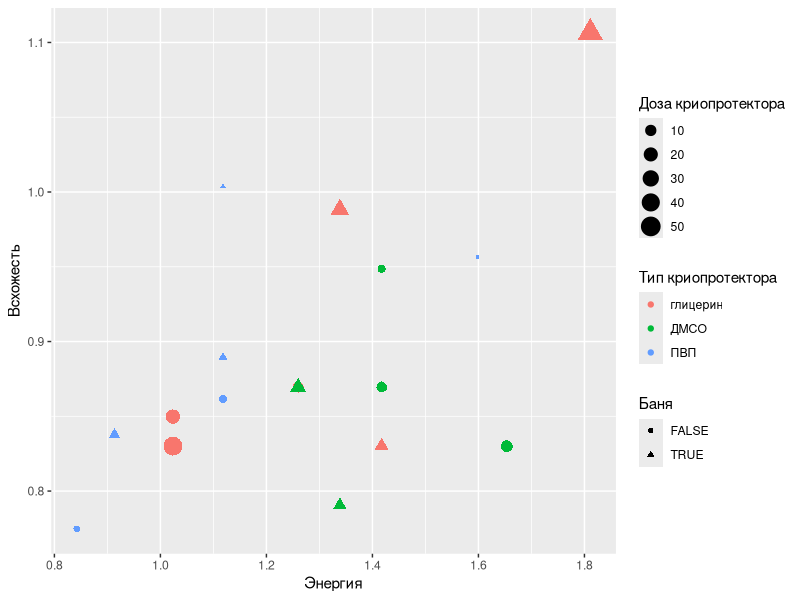
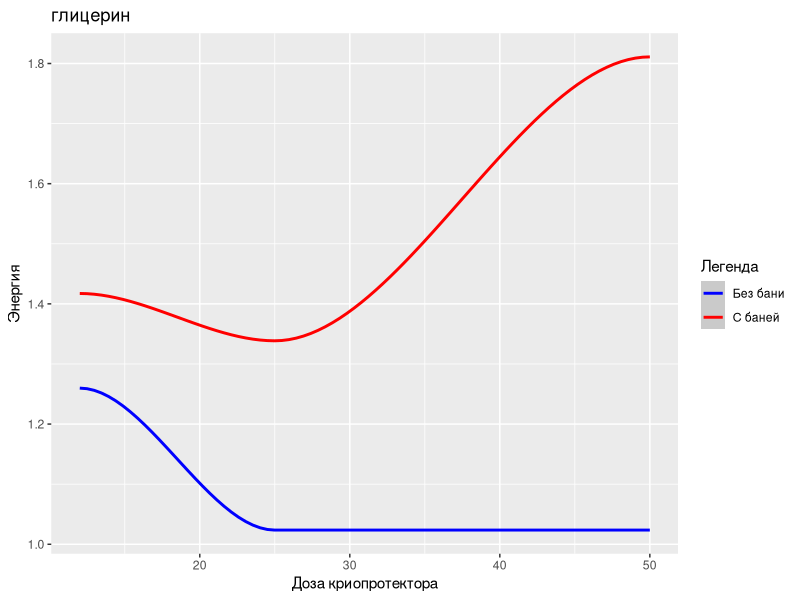
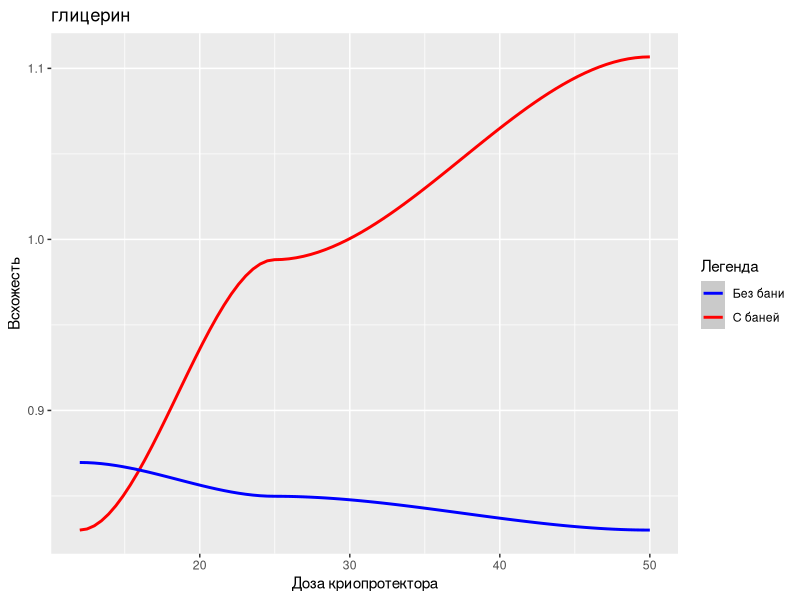
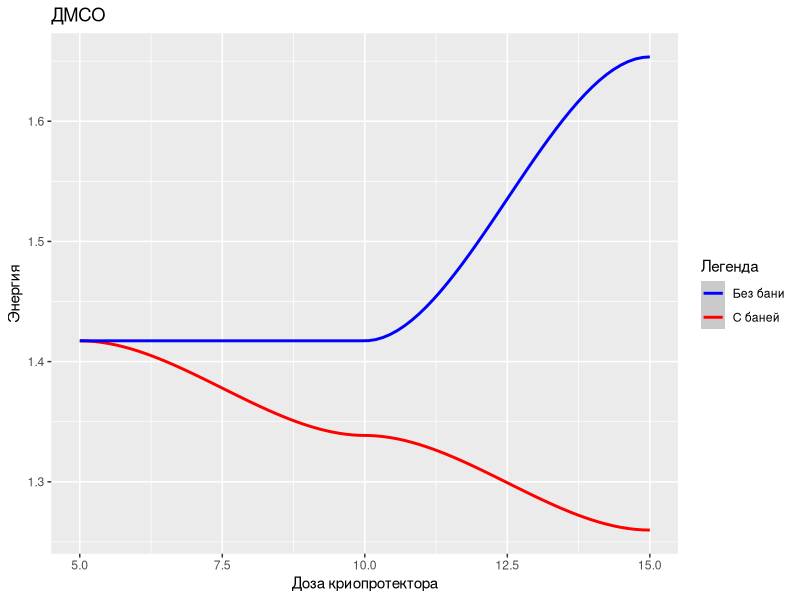
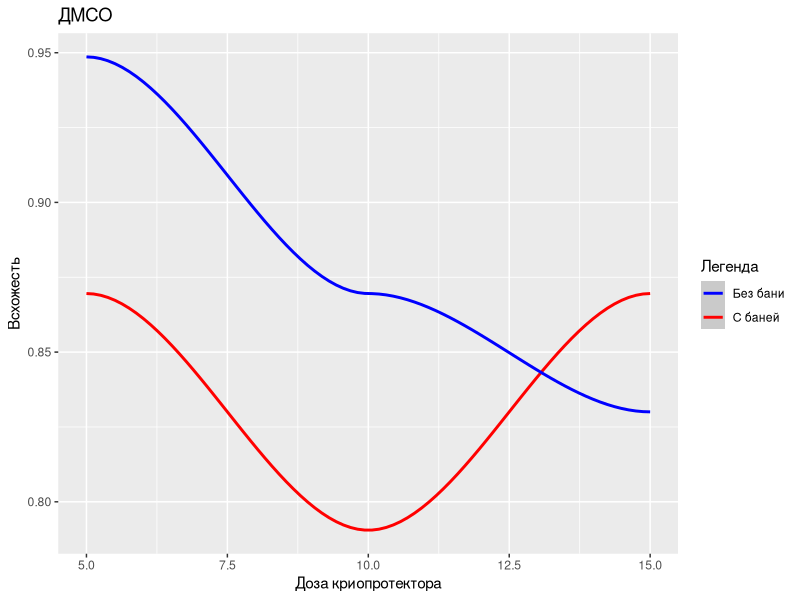
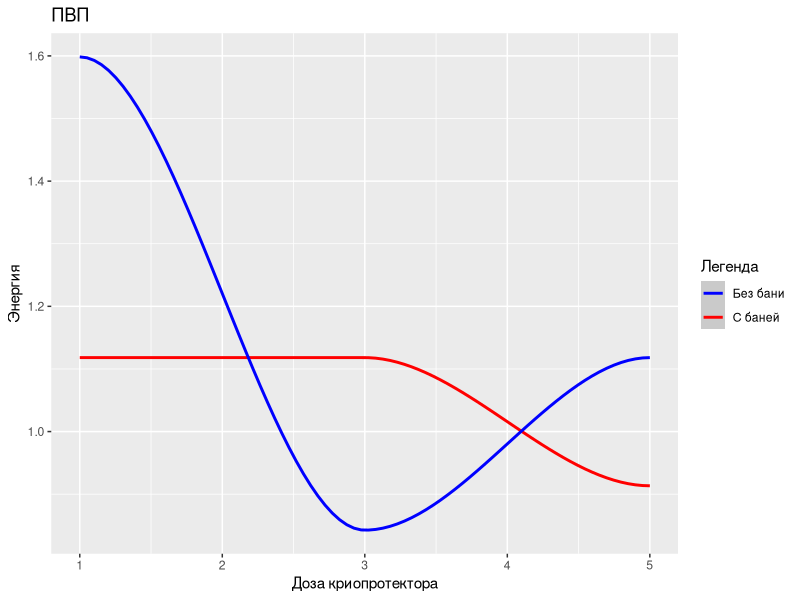
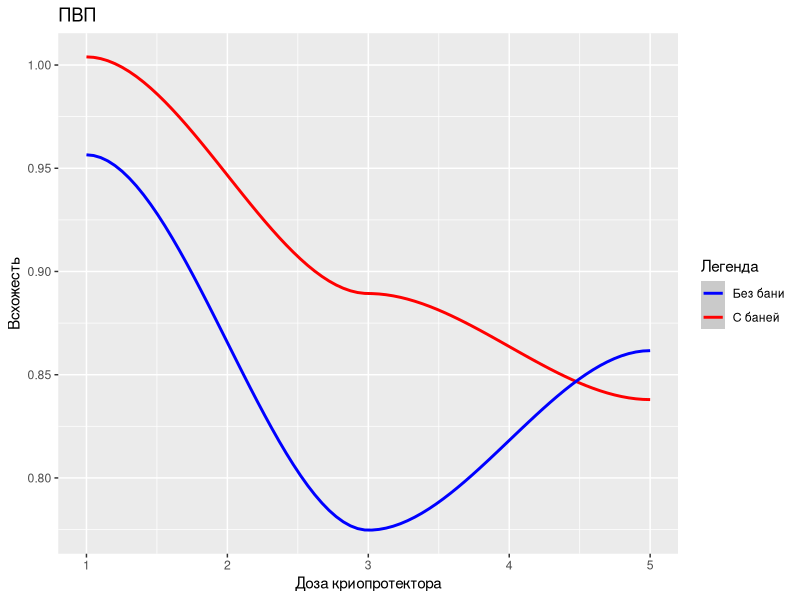

The R script that drew these images, in order:
library(ggplot2)
df <- read.csv('bio_data.csv', sep = ';')
df$seed <- factor(df$seed)
df$protector_type <- factor(df$protector_type)
df$is_bathed <- as.logical(df$is_bathed)
df$is_freezed <- as.logical(df$is_freezed)

#Выбор растения
#current_seed <- 'шалфей'
current_seed <- 'змееголовник'

df_seed <- subset(df, seed == current_seed)

#Разделение контроля и эксперимента
is_control_freezed <- F
exp <- subset(df_seed, protector_type != 'контроль')
control <- subset(df_seed, protector_type == 'контроль' & is_freezed == is_control_freezed)

#Определение средних контрольных значений
energy_c <- mean(control$energy)
germination_c <- mean(control$germination)

###
#Графики
###

#Анализ всех протекторов
agg <- aggregate(
  cbind(energy / energy_c, germination / germination_c)
  ~ protector_type + protector_dose + is_bathed, 
  data = exp, 
  mean)
colnames(agg)[4:5] <- c('energy', 'germination')

plot_agg <- ggplot(agg, aes(x = energy, y = germination, col = protector_type, shape = is_bathed, size = protector_dose))+
  geom_point()+
  #theme(legend.position = 'bottom')+
  labs(x = 'Энергия', y = 'Всхожесть', color = 'Тип криопротектора', shape = 'Баня', size = 'Доза криопротектора')
  ggtitle(paste('Диаграмма всхожести и энергии, ', current_seed, sep = ''))
img_name <- paste('images/', current_seed, '/общая_диаграмма', ifelse(is_control_freezed, '(замороженный_контроль)', ''), '.png', sep = '')
ggsave(
    img_name,
    plot = plot_agg)

#Анализ каждого протектора по отдельности

for (current_protector in unique(exp$protector_type)) {
  #Выборка из эксперимента по текущему протектору
  exp_prot <- subset(exp, protector_type == current_protector)
  agg_prot <- aggregate(
    cbind(energy / energy_c, germination / germination_c)
    ~ protector_type + protector_dose + is_bathed, 
    data = exp_prot, 
    mean
  )
  
  #Выборка по протектору с баней
  exp_prot_b <- subset(exp, protector_type == current_protector & is_bathed == T)
  agg_prot_b <- aggregate(
    cbind(energy / energy_c, germination / germination_c)
    ~ protector_type + protector_dose + is_bathed, 
    data = exp_prot_b, 
    mean
  )
  colnames(agg_prot_b)[4:5] <- c('energy', 'germination')
  
  #Выборка по протектору без бани
  exp_prot_nb <- subset(exp, protector_type == current_protector & is_bathed == F)
  agg_prot_nb <- aggregate(
    cbind(energy / energy_c, germination / germination_c)
    ~ protector_type + protector_dose + is_bathed, 
    data = exp_prot_nb, 
    mean
  )
  colnames(agg_prot_nb)[4:5] <- c('energy', 'germination')
  
  #График энергии
  plot_energy <- ggplot()+
    geom_smooth(data = agg_prot_b, aes(x = protector_dose, y = energy, color = 'С баней'))+
    geom_smooth(data = agg_prot_nb, aes(x = protector_dose, y = energy, color = 'Без бани'))+
    xlab("Доза криопротектора")+
    ylab("Энергия")+
    ggtitle(current_protector)+
    scale_color_manual('Легенда', values = c('С баней' = 'red', 'Без бани' = 'blue'))
  img_name <- paste('images/', current_seed, '/энергия_', current_protector, ifelse(is_control_freezed, '(замороженный_контроль)', ''), '.png', sep = '')
  ggsave(
    img_name,
    plot = plot_energy)
  
  #График всхожести
  plot_germination <- ggplot()+
    geom_smooth(data = agg_prot_b, aes(x = protector_dose, y = germination, color = 'С баней'))+
    geom_smooth(data = agg_prot_nb, aes(x = protector_dose, y = germination, color = 'Без бани'))+
    xlab("Доза криопротектора")+
    ylab("Всхожесть")+
    ggtitle(current_protector)+
    scale_color_manual('Легенда', values = c('С баней' = 'red', 'Без бани' = 'blue'))
  img_name <- paste('images/', current_seed, '/всхожесть_', current_protector, ifelse(is_control_freezed, '(замороженный_контроль)', ''), '.png', sep = '')
  ggsave(
    img_name,
    plot = plot_germination)
}






